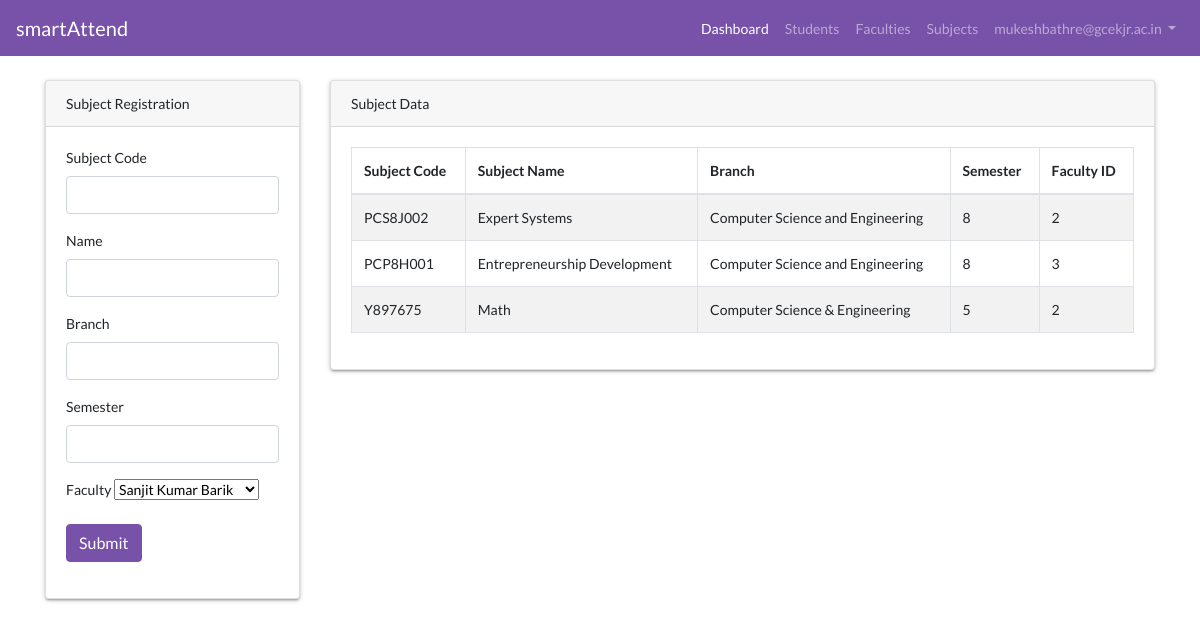
Screenshot of /subject_dashboard.php (signed in) with the database file from the repository.
### tables this page shows
CREATE TABLE `subjects` (
  `subject_id` int(11) NOT NULL,
  `subject_code` varchar(50) NOT NULL,
  `subject_name` varchar(50) NOT NULL,
  `branch` varchar(50) NOT NULL,
  `semester` int(2) NOT NULL,
  `fk_faculty_id` int(11) NOT NULL
);

### subject_dashboard.php (the view, shortened to what this page needs)
<?php
	include_once("header.php");
	$stmt = $conn->prepare("SELECT * FROM subjects");
	$stmt->execute();
	$stmt2 = $conn->prepare("SELECT * FROM faculty_users");
	$stmt2->execute();
    $subject_data = "";
    $option_data = "";
	if($stmt2->rowCount() > 0)
	{
		while($row2 = $stmt2->fetch(PDO::FETCH_ASSOC) )
		{
            $option_data .= "<option value=".$row2['fac_id'].">".$row2['name']."</option>";
		}
	}
	if($stmt->rowCount() > 0)
	{
		while($row = $stmt->fetch(PDO::FETCH_ASSOC))
		{
            $subject_data .= '<tr>
									<td>'.$row['subject_code'].'</td>
									<td>'.$row['subject_name'].'</td>
                                    <td>'.$row['branch'].'</td>
                                    <td>'.$row['semester'].'</td>
									<td>'.$row['fk_faculty_id'].'</td>
								</tr>';
		}
	}
?>
    <main role="main" class="container">
		<section>
			<div class="row">
				<div class="col-xs-12 col-sm-3">
					<div class="card custom-cards">
						<div class="card-header">Subject Registration</div>
						<div class="card-body">
							<form method="POST" action="">
								<div class="form-group">
									<label>Subject Code</label>
									<input type="text" name="sub_code" class="form-control">
								</div>
								<div class="form-group">
									<label>Name</label>
									<input type="text" name="nm" class="form-control">
								</div>
                                <div class="form-group">
									<label>Branch</label>
									<input type="text" name="brn" class="form-control">
								</div>
                                <div class="form-group">
									<label>Semester</label>
									<input type="text" name="sem" class="form-control">
								</div>
								<div class="form-group">
									<label>Faculty</label>
                                    <select name='fac'>
                                    <?php echo $option_data; ?>
                                    </select>
								</div>
								<div class="form-group">
									<input type="submit" name="submit" class="btn btn-success" value="Submit">
								</div>
							</form>
						</div>
					</div>
				</div>
				<div class="col-xs-12 col-sm-9">
					<div class="card custom-cards">
                    <div class="card-header"> Subject Data</div>
						<div class="card-body">
							<table class="table table-bordered table-striped">
								<thead>
									<tr>
										<th>Subject Code</th>
										<th>Subject Name</th>
                                        <th>Branch</th>
                                        <th>Semester</th>
                                        <th>Faculty ID</th>
									</tr>
								</thead>
								<tbody>
									<?php echo $subject_data; ?>
								</tbody>
							</table>
						</div>
					</div>
				</div>
			</div>
		</section>
    </main>
<?php include_once("footer.php"); ?>

### assets/starter-template.css (style rules this page uses)
body { padding-top: 5rem; font-family:Lato; font-weight: 400; font-size:14px; }
.custom-cards { box-shadow:0 2px 2px 0 rgba(0,0,0,0.14),0 3px 1px -2px rgba(0,0,0,0.12),0 1px 5px 0 rgba(0,0,0,0.2); margin-bottom:30px; }

### rows the page displays
subjects: subject_code "PCS8J002", subject_name "Expert Systems", branch "Computer Science and Engineering", semester "8", fk_faculty "2"
subjects: subject_code "PCP8H001", subject_name "Entrepreneurship Development", branch "Computer Science and Engineering", semester "8", fk_faculty "3"
subjects: subject_code "Y897675", subject_name "Math", branch "Computer Science & Engineering", semester "5", fk_faculty "2"

### other values shown
$_SESSION['uname'] "mukeshbathre@gcekjr.ac.in"
form field fac "Sanjit Kumar Barik"
